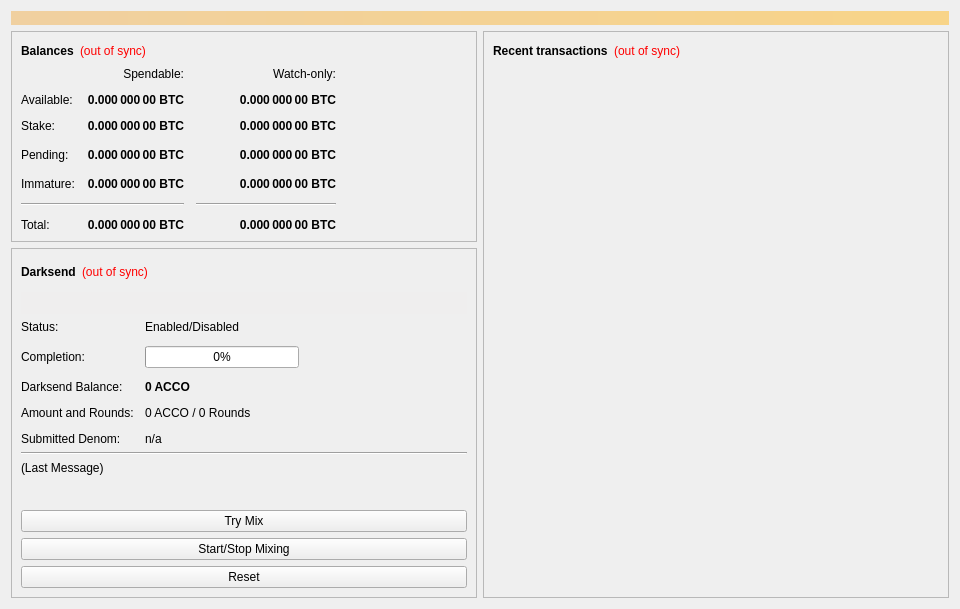
<?xml version="1.0" encoding="UTF-8"?>
<ui version="4.0">
 <class>OverviewPage</class>
 <widget class="QWidget" name="OverviewPage">
  <property name="geometry">
   <rect>
    <x>0</x>
    <y>0</y>
    <width>960</width>
    <height>594</height>
   </rect>
  </property>
  <property name="minimumSize">
   <size>
    <width>960</width>
    <height>0</height>
   </size>
  </property>
  <property name="windowTitle">
   <string>Form</string>
  </property>
  <layout class="QVBoxLayout" name="topLayout">
   <item>
    <widget class="QLabel" name="labelAlerts">
     <property name="visible">
      <bool>false</bool>
     </property>
     <property name="styleSheet">
      <string notr="true">background-color: qlineargradient(x1: 0, y1: 0, x2: 1, y2: 0, stop:0 #F0D0A0, stop:1 #F8D488); color:#000000;</string>
     </property>
     <property name="wordWrap">
      <bool>true</bool>
     </property>
     <property name="margin">
      <number>3</number>
     </property>
    </widget>
   </item>
   <item>
    <layout class="QHBoxLayout" name="horizontalLayout" stretch="1,1">
     <item>
      <layout class="QVBoxLayout" name="verticalLayout_2">
       <item>
        <widget class="QFrame" name="frame">
         <property name="frameShape">
          <enum>QFrame::StyledPanel</enum>
         </property>
         <property name="frameShadow">
          <enum>QFrame::Raised</enum>
         </property>
         <layout class="QVBoxLayout" name="verticalLayout_4">
          <item>
           <layout class="QHBoxLayout" name="horizontalLayout_4">
            <item>
             <widget class="QLabel" name="label_5">
              <property name="font">
               <font>
                <weight>75</weight>
                <bold>true</bold>
               </font>
              </property>
              <property name="text">
               <string>Balances</string>
              </property>
             </widget>
            </item>
            <item>
             <widget class="QLabel" name="labelWalletStatus">
              <property name="cursor">
               <cursorShape>WhatsThisCursor</cursorShape>
              </property>
              <property name="toolTip">
               <string>The displayed information may be out of date. Your wallet automatically synchronizes with the Accolade network after a connection is established, but this process has not completed yet.</string>
              </property>
              <property name="styleSheet">
               <string notr="true">QLabel { color: red; }</string>
              </property>
              <property name="text">
               <string notr="true">(out of sync)</string>
              </property>
              <property name="alignment">
               <set>Qt::AlignLeading|Qt::AlignLeft|Qt::AlignVCenter</set>
              </property>
             </widget>
            </item>
            <item>
             <spacer name="horizontalSpacer_3">
              <property name="orientation">
               <enum>Qt::Horizontal</enum>
              </property>
              <property name="sizeHint" stdset="0">
               <size>
                <width>40</width>
                <height>20</height>
               </size>
              </property>
             </spacer>
            </item>
           </layout>
          </item>
          <item>
           <layout class="QGridLayout" name="gridLayout">
            <property name="spacing">
             <number>12</number>
            </property>
            <item row="3" column="2">
             <widget class="QLabel" name="labelWatchPending">
              <property name="font">
               <font>
                <weight>75</weight>
                <bold>true</bold>
               </font>
              </property>
              <property name="cursor">
               <cursorShape>IBeamCursor</cursorShape>
              </property>
              <property name="toolTip">
               <string>Unconfirmed transactions to watch-only addresses</string>
              </property>
              <property name="text">
               <string notr="true">0.000 000 00 BTC</string>
              </property>
              <property name="alignment">
               <set>Qt::AlignRight|Qt::AlignTrailing|Qt::AlignVCenter</set>
              </property>
              <property name="textInteractionFlags">
               <set>Qt::LinksAccessibleByMouse|Qt::TextSelectableByKeyboard|Qt::TextSelectableByMouse</set>
              </property>
             </widget>
            </item>
            <item row="3" column="1">
             <widget class="QLabel" name="labelUnconfirmed">
              <property name="font">
               <font>
                <weight>75</weight>
                <bold>true</bold>
               </font>
              </property>
              <property name="cursor">
               <cursorShape>IBeamCursor</cursorShape>
              </property>
              <property name="toolTip">
               <string>Total of transactions that have yet to be confirmed, and do not yet count toward the spendable balance</string>
              </property>
              <property name="text">
               <string notr="true">0.000 000 00 BTC</string>
              </property>
              <property name="alignment">
               <set>Qt::AlignRight|Qt::AlignTrailing|Qt::AlignVCenter</set>
              </property>
              <property name="textInteractionFlags">
               <set>Qt::LinksAccessibleByMouse|Qt::TextSelectableByKeyboard|Qt::TextSelectableByMouse</set>
              </property>
             </widget>
            </item>
            <item row="4" column="2">
             <widget class="QLabel" name="labelWatchImmature">
              <property name="font">
               <font>
                <weight>75</weight>
                <bold>true</bold>
               </font>
              </property>
              <property name="cursor">
               <cursorShape>IBeamCursor</cursorShape>
              </property>
              <property name="toolTip">
               <string>Mined balance in watch-only addresses that has not yet matured</string>
              </property>
              <property name="text">
               <string notr="true">0.000 000 00 BTC</string>
              </property>
              <property name="alignment">
               <set>Qt::AlignRight|Qt::AlignTrailing|Qt::AlignVCenter</set>
              </property>
              <property name="textInteractionFlags">
               <set>Qt::LinksAccessibleByMouse|Qt::TextSelectableByKeyboard|Qt::TextSelectableByMouse</set>
              </property>
             </widget>
            </item>
            <item row="5" column="0" colspan="2">
             <widget class="Line" name="lineSpendableBalance">
              <property name="orientation">
               <enum>Qt::Horizontal</enum>
              </property>
             </widget>
            </item>
            <item row="5" column="2">
             <widget class="Line" name="lineWatchBalance">
              <property name="sizePolicy">
               <sizepolicy hsizetype="Preferred" vsizetype="Fixed">
                <horstretch>0</horstretch>
                <verstretch>0</verstretch>
               </sizepolicy>
              </property>
              <property name="minimumSize">
               <size>
                <width>140</width>
                <height>0</height>
               </size>
              </property>
              <property name="orientation">
               <enum>Qt::Horizontal</enum>
              </property>
             </widget>
            </item>
            <item row="6" column="0">
             <widget class="QLabel" name="labelTotalText">
              <property name="text">
               <string>Total:</string>
              </property>
             </widget>
            </item>
            <item row="4" column="1">
             <widget class="QLabel" name="labelImmature">
              <property name="font">
               <font>
                <weight>75</weight>
                <bold>true</bold>
               </font>
              </property>
              <property name="cursor">
               <cursorShape>IBeamCursor</cursorShape>
              </property>
              <property name="toolTip">
               <string>Mined balance that has not yet matured</string>
              </property>
              <property name="text">
               <string notr="true">0.000 000 00 BTC</string>
              </property>
              <property name="alignment">
               <set>Qt::AlignRight|Qt::AlignTrailing|Qt::AlignVCenter</set>
              </property>
              <property name="textInteractionFlags">
               <set>Qt::LinksAccessibleByMouse|Qt::TextSelectableByKeyboard|Qt::TextSelectableByMouse</set>
              </property>
             </widget>
            </item>
            <item row="3" column="3">
             <spacer name="horizontalSpacer_2">
              <property name="orientation">
               <enum>Qt::Horizontal</enum>
              </property>
              <property name="sizeHint" stdset="0">
               <size>
                <width>40</width>
                <height>20</height>
               </size>
              </property>
             </spacer>
            </item>
            <item row="4" column="0">
             <widget class="QLabel" name="labelImmatureText">
              <property name="text">
               <string>Immature:</string>
              </property>
             </widget>
            </item>
            <item row="6" column="1">
             <widget class="QLabel" name="labelTotal">
              <property name="font">
               <font>
                <weight>75</weight>
                <bold>true</bold>
               </font>
              </property>
              <property name="cursor">
               <cursorShape>IBeamCursor</cursorShape>
              </property>
              <property name="toolTip">
               <string>Your current total balance</string>
              </property>
              <property name="text">
               <string notr="true">0.000 000 00 BTC</string>
              </property>
              <property name="alignment">
               <set>Qt::AlignRight|Qt::AlignTrailing|Qt::AlignVCenter</set>
              </property>
              <property name="textInteractionFlags">
               <set>Qt::LinksAccessibleByMouse|Qt::TextSelectableByKeyboard|Qt::TextSelectableByMouse</set>
              </property>
             </widget>
            </item>
            <item row="6" column="2">
             <widget class="QLabel" name="labelWatchTotal">
              <property name="font">
               <font>
                <weight>75</weight>
                <bold>true</bold>
               </font>
              </property>
              <property name="cursor">
               <cursorShape>IBeamCursor</cursorShape>
              </property>
              <property name="toolTip">
               <string>Current total balance in watch-only addresses</string>
              </property>
              <property name="text">
               <string notr="true">0.000 000 00 BTC</string>
              </property>
              <property name="alignment">
               <set>Qt::AlignRight|Qt::AlignTrailing|Qt::AlignVCenter</set>
              </property>
              <property name="textInteractionFlags">
               <set>Qt::LinksAccessibleByMouse|Qt::TextSelectableByKeyboard|Qt::TextSelectableByMouse</set>
              </property>
             </widget>
            </item>
            <item row="0" column="2">
             <widget class="QLabel" name="labelWatchonly">
              <property name="text">
               <string>Watch-only:</string>
              </property>
              <property name="alignment">
               <set>Qt::AlignRight|Qt::AlignTrailing|Qt::AlignVCenter</set>
              </property>
             </widget>
            </item>
            <item row="1" column="0">
             <widget class="QLabel" name="labelBalanceText">
              <property name="text">
               <string>Available:</string>
              </property>
             </widget>
            </item>
            <item row="1" column="1">
             <widget class="QLabel" name="labelBalance">
              <property name="font">
               <font>
                <weight>75</weight>
                <bold>true</bold>
               </font>
              </property>
              <property name="cursor">
               <cursorShape>IBeamCursor</cursorShape>
              </property>
              <property name="toolTip">
               <string>Your current spendable balance</string>
              </property>
              <property name="text">
               <string notr="true">0.000 000 00 BTC</string>
              </property>
              <property name="alignment">
               <set>Qt::AlignRight|Qt::AlignTrailing|Qt::AlignVCenter</set>
              </property>
              <property name="textInteractionFlags">
               <set>Qt::LinksAccessibleByMouse|Qt::TextSelectableByKeyboard|Qt::TextSelectableByMouse</set>
              </property>
             </widget>
            </item>
            <item row="2" column="0">
             <widget class="QLabel" name="label_10">
              <property name="text">
               <string>Stake:</string>
              </property>
             </widget>
            </item>
            <item row="2" column="1">
             <widget class="QLabel" name="labelStake">
              <property name="font">
               <font>
                <weight>75</weight>
                <bold>true</bold>
               </font>
              </property>
              <property name="cursor">
               <cursorShape>IBeamCursor</cursorShape>
              </property>
              <property name="toolTip">
               <string>Total of coins that was staked, and do not yet count toward the current balance</string>
              </property>
              <property name="text">
               <string notr="true">0.000 000 00 BTC</string>
              </property>
              <property name="alignment">
               <set>Qt::AlignRight|Qt::AlignTrailing|Qt::AlignVCenter</set>
              </property>
              <property name="textInteractionFlags">
               <set>Qt::LinksAccessibleByMouse|Qt::TextSelectableByKeyboard|Qt::TextSelectableByMouse</set>
              </property>
             </widget>
            </item>
            <item row="2" column="2">
             <widget class="QLabel" name="labelWatchStake">
              <property name="font">
               <font>
                <weight>75</weight>
                <bold>true</bold>
               </font>
              </property>
              <property name="cursor">
               <cursorShape>IBeamCursor</cursorShape>
              </property>
              <property name="toolTip">
               <string>Total of coins that was staked in watch-only addresses, and do not yet count toward the current watch-only balance</string>
              </property>
              <property name="text">
               <string notr="true">0.000 000 00 BTC</string>
              </property>
              <property name="alignment">
               <set>Qt::AlignRight|Qt::AlignTrailing|Qt::AlignVCenter</set>
              </property>
              <property name="textInteractionFlags">
               <set>Qt::LinksAccessibleByMouse|Qt::TextSelectableByKeyboard|Qt::TextSelectableByMouse</set>
              </property>
             </widget>
            </item>
            <item row="1" column="2">
             <widget class="QLabel" name="labelWatchAvailable">
              <property name="font">
               <font>
                <weight>75</weight>
                <bold>true</bold>
               </font>
              </property>
              <property name="cursor">
               <cursorShape>IBeamCursor</cursorShape>
              </property>
              <property name="toolTip">
               <string>Your current balance in watch-only addresses</string>
              </property>
              <property name="text">
               <string notr="true">0.000 000 00 BTC</string>
              </property>
              <property name="alignment">
               <set>Qt::AlignRight|Qt::AlignTrailing|Qt::AlignVCenter</set>
              </property>
              <property name="textInteractionFlags">
               <set>Qt::LinksAccessibleByMouse|Qt::TextSelectableByKeyboard|Qt::TextSelectableByMouse</set>
              </property>
             </widget>
            </item>
            <item row="3" column="0">
             <widget class="QLabel" name="labelPendingText">
              <property name="text">
               <string>Pending:</string>
              </property>
             </widget>
            </item>
            <item row="0" column="1">
             <widget class="QLabel" name="labelSpendable">
              <property name="text">
               <string>Spendable:</string>
              </property>
              <property name="alignment">
               <set>Qt::AlignRight|Qt::AlignTrailing|Qt::AlignVCenter</set>
              </property>
             </widget>
            </item>
           </layout>
          </item>
         </layout>
        </widget>
       </item>
       <item>
        <widget class="QFrame" name="frameDarksend">
         <property name="sizePolicy">
          <sizepolicy hsizetype="Expanding" vsizetype="Expanding">
           <horstretch>0</horstretch>
           <verstretch>0</verstretch>
          </sizepolicy>
         </property>
         <property name="minimumSize">
          <size>
           <width>0</width>
           <height>350</height>
          </size>
         </property>
         <property name="layoutDirection">
          <enum>Qt::LeftToRight</enum>
         </property>
         <property name="frameShape">
          <enum>QFrame::StyledPanel</enum>
         </property>
         <property name="frameShadow">
          <enum>QFrame::Raised</enum>
         </property>
         <layout class="QVBoxLayout" name="verticalLayout_5">
          <item>
           <layout class="QHBoxLayout" name="horizontalLayout_5">
            <item>
             <widget class="QLabel" name="label_2">
              <property name="font">
               <font>
                <weight>75</weight>
                <bold>true</bold>
               </font>
              </property>
              <property name="text">
               <string>Darksend</string>
              </property>
             </widget>
            </item>
            <item>
             <widget class="QLabel" name="labelDarksendSyncStatus">
              <property name="toolTip">
               <string>The displayed information may be out of date. Your wallet automatically synchronizes with the Accolade network after a connection is established, but this process has not completed yet.</string>
              </property>
              <property name="styleSheet">
               <string notr="true">QLabel { color: red; }</string>
              </property>
              <property name="text">
               <string notr="true">(out of sync)</string>
              </property>
              <property name="alignment">
               <set>Qt::AlignLeading|Qt::AlignLeft|Qt::AlignVCenter</set>
              </property>
             </widget>
            </item>
            <item>
             <spacer name="horizontalSpacer_4">
              <property name="orientation">
               <enum>Qt::Horizontal</enum>
              </property>
              <property name="sizeHint" stdset="0">
               <size>
                <width>40</width>
                <height>20</height>
               </size>
              </property>
             </spacer>
            </item>
           </layout>
          </item>
          <item>
           <widget class="QPushButton" name="runAutoDenom">
            <property name="palette">
             <palette>
              <active>
               <colorrole role="WindowText">
                <brush brushstyle="SolidPattern">
                 <color alpha="255">
                  <red>0</red>
                  <green>0</green>
                  <blue>0</blue>
                 </color>
                </brush>
               </colorrole>
               <colorrole role="Button">
                <brush brushstyle="SolidPattern">
                 <color alpha="255">
                  <red>239</red>
                  <green>238</green>
                  <blue>238</blue>
                 </color>
                </brush>
               </colorrole>
               <colorrole role="Light">
                <brush brushstyle="SolidPattern">
                 <color alpha="255">
                  <red>255</red>
                  <green>255</green>
                  <blue>255</blue>
                 </color>
                </brush>
               </colorrole>
               <colorrole role="Midlight">
                <brush brushstyle="SolidPattern">
                 <color alpha="255">
                  <red>247</red>
                  <green>246</green>
                  <blue>246</blue>
                 </color>
                </brush>
               </colorrole>
               <colorrole role="Dark">
                <brush brushstyle="SolidPattern">
                 <color alpha="255">
                  <red>119</red>
                  <green>119</green>
                  <blue>119</blue>
                 </color>
                </brush>
               </colorrole>
               <colorrole role="Mid">
                <brush brushstyle="SolidPattern">
                 <color alpha="255">
                  <red>159</red>
                  <green>159</green>
                  <blue>159</blue>
                 </color>
                </brush>
               </colorrole>
               <colorrole role="Text">
                <brush brushstyle="SolidPattern">
                 <color alpha="255">
                  <red>0</red>
                  <green>0</green>
                  <blue>0</blue>
                 </color>
                </brush>
               </colorrole>
               <colorrole role="BrightText">
                <brush brushstyle="SolidPattern">
                 <color alpha="255">
                  <red>255</red>
                  <green>255</green>
                  <blue>255</blue>
                 </color>
                </brush>
               </colorrole>
               <colorrole role="ButtonText">
                <brush brushstyle="SolidPattern">
                 <color alpha="255">
                  <red>0</red>
                  <green>0</green>
                  <blue>0</blue>
                 </color>
                </brush>
               </colorrole>
               <colorrole role="Base">
                <brush brushstyle="SolidPattern">
                 <color alpha="255">
                  <red>255</red>
                  <green>255</green>
                  <blue>255</blue>
                 </color>
                </brush>
               </colorrole>
               <colorrole role="Window">
                <brush brushstyle="SolidPattern">
                 <color alpha="255">
                  <red>239</red>
                  <green>238</green>
                  <blue>238</blue>
                 </color>
                </brush>
               </colorrole>
               <colorrole role="Shadow">
                <brush brushstyle="SolidPattern">
                 <color alpha="255">
                  <red>0</red>
                  <green>0</green>
                  <blue>0</blue>
                 </color>
                </brush>
               </colorrole>
               <colorrole role="AlternateBase">
                <brush brushstyle="SolidPattern">
                 <color alpha="255">
                  <red>247</red>
                  <green>246</green>
                  <blue>246</blue>
                 </color>
                </brush>
               </colorrole>
               <colorrole role="ToolTipBase">
                <brush brushstyle="SolidPattern">
                 <color alpha="255">
                  <red>255</red>
                  <green>255</green>
                  <blue>220</blue>
                 </color>
                </brush>
               </colorrole>
               <colorrole role="ToolTipText">
                <brush brushstyle="SolidPattern">
                 <color alpha="255">
                  <red>0</red>
                  <green>0</green>
                  <blue>0</blue>
                 </color>
                </brush>
               </colorrole>
              </active>
              <inactive>
               <colorrole role="WindowText">
                <brush brushstyle="SolidPattern">
                 <color alpha="255">
                  <red>0</red>
                  <green>0</green>
                  <blue>0</blue>
                 </color>
                </brush>
               </colorrole>
               <colorrole role="Button">
                <brush brushstyle="SolidPattern">
                 <color alpha="255">
                  <red>239</red>
                  <green>238</green>
                  <blue>238</blue>
                 </color>
                </brush>
               </colorrole>
               <colorrole role="Light">
                <brush brushstyle="SolidPattern">
                 <color alpha="255">
                  <red>255</red>
                  <green>255</green>
                  <blue>255</blue>
                 </color>
                </brush>
               </colorrole>
               <colorrole role="Midlight">
                <brush brushstyle="SolidPattern">
                 <color alpha="255">
                  <red>247</red>
                  <green>246</green>
                  <blue>246</blue>
                 </color>
                </brush>
               </colorrole>
               <colorrole role="Dark">
                <brush brushstyle="SolidPattern">
                 <color alpha="255">
                  <red>119</red>
                  <green>119</green>
                  <blue>119</blue>
                 </color>
                </brush>
               </colorrole>
               <colorrole role="Mid">
                <brush brushstyle="SolidPattern">
                 <color alpha="255">
                  <red>159</red>
                  <green>159</green>
                  <blue>159</blue>
                 </color>
                </brush>
               </colorrole>
               <colorrole role="Text">
                <brush brushstyle="SolidPattern">
                 <color alpha="255">
                  <red>0</red>
                  <green>0</green>
                  <blue>0</blue>
                 </color>
                </brush>
               </colorrole>
               <colorrole role="BrightText">
                <brush brushstyle="SolidPattern">
                 <color alpha="255">
                  <red>255</red>
                  <green>255</green>
                  <blue>255</blue>
                 </color>
                </brush>
               </colorrole>
               <colorrole role="ButtonText">
                <brush brushstyle="SolidPattern">
                 <color alpha="255">
                  <red>0</red>
                  <green>0</green>
                  <blue>0</blue>
                 </color>
                </brush>
               </colorrole>
               <colorrole role="Base">
                <brush brushstyle="SolidPattern">
                 <color alpha="255">
                  <red>255</red>
                  <green>255</green>
                  <blue>255</blue>
                 </color>
                </brush>
               </colorrole>
               <colorrole role="Window">
                <brush brushstyle="SolidPattern">
                 <color alpha="255">
                  <red>239</red>
                  <green>238</green>
                  <blue>238</blue>
                 </color>
                </brush>
               </colorrole>
               <colorrole role="Shadow">
                <brush brushstyle="SolidPattern">
                 <color alpha="255">
                  <red>0</red>
                  <green>0</green>
                  <blue>0</blue>
                 </color>
                </brush>
               </colorrole>
               <colorrole role="AlternateBase">
                <brush brushstyle="SolidPattern">
                 <color alpha="255">
                  <red>247</red>
                  <green>246</green>
                  <blue>246</blue>
                 </color>
                </brush>
               </colorrole>
               <colorrole role="ToolTipBase">
                <brush brushstyle="SolidPattern">
                 <color alpha="255">
                  <red>255</red>
                  <green>255</green>
                  <blue>220</blue>
                 </color>
                </brush>
               </colorrole>
               <colorrole role="ToolTipText">
                <brush brushstyle="SolidPattern">
                 <color alpha="255">
                  <red>0</red>
                  <green>0</green>
                  <blue>0</blue>
                 </color>
                </brush>
               </colorrole>
              </inactive>
              <disabled>
               <colorrole role="WindowText">
                <brush brushstyle="SolidPattern">
                 <color alpha="255">
                  <red>119</red>
                  <green>119</green>
                  <blue>119</blue>
                 </color>
                </brush>
               </colorrole>
               <colorrole role="Button">
                <brush brushstyle="SolidPattern">
                 <color alpha="255">
                  <red>239</red>
                  <green>238</green>
                  <blue>238</blue>
                 </color>
                </brush>
               </colorrole>
               <colorrole role="Light">
                <brush brushstyle="SolidPattern">
                 <color alpha="255">
                  <red>255</red>
                  <green>255</green>
                  <blue>255</blue>
                 </color>
                </brush>
               </colorrole>
               <colorrole role="Midlight">
                <brush brushstyle="SolidPattern">
                 <color alpha="255">
                  <red>247</red>
                  <green>246</green>
                  <blue>246</blue>
                 </color>
                </brush>
               </colorrole>
               <colorrole role="Dark">
                <brush brushstyle="SolidPattern">
                 <color alpha="255">
                  <red>119</red>
                  <green>119</green>
                  <blue>119</blue>
                 </color>
                </brush>
               </colorrole>
               <colorrole role="Mid">
                <brush brushstyle="SolidPattern">
                 <color alpha="255">
                  <red>159</red>
                  <green>159</green>
                  <blue>159</blue>
                 </color>
                </brush>
               </colorrole>
               <colorrole role="Text">
                <brush brushstyle="SolidPattern">
                 <color alpha="255">
                  <red>119</red>
                  <green>119</green>
                  <blue>119</blue>
                 </color>
                </brush>
               </colorrole>
               <colorrole role="BrightText">
                <brush brushstyle="SolidPattern">
                 <color alpha="255">
                  <red>255</red>
                  <green>255</green>
                  <blue>255</blue>
                 </color>
                </brush>
               </colorrole>
               <colorrole role="ButtonText">
                <brush brushstyle="SolidPattern">
                 <color alpha="255">
                  <red>119</red>
                  <green>119</green>
                  <blue>119</blue>
                 </color>
                </brush>
               </colorrole>
               <colorrole role="Base">
                <brush brushstyle="SolidPattern">
                 <color alpha="255">
                  <red>239</red>
                  <green>238</green>
                  <blue>238</blue>
                 </color>
                </brush>
               </colorrole>
               <colorrole role="Window">
                <brush brushstyle="SolidPattern">
                 <color alpha="255">
                  <red>239</red>
                  <green>238</green>
                  <blue>238</blue>
                 </color>
                </brush>
               </colorrole>
               <colorrole role="Shadow">
                <brush brushstyle="SolidPattern">
                 <color alpha="255">
                  <red>0</red>
                  <green>0</green>
                  <blue>0</blue>
                 </color>
                </brush>
               </colorrole>
               <colorrole role="AlternateBase">
                <brush brushstyle="SolidPattern">
                 <color alpha="255">
                  <red>239</red>
                  <green>238</green>
                  <blue>238</blue>
                 </color>
                </brush>
               </colorrole>
               <colorrole role="ToolTipBase">
                <brush brushstyle="SolidPattern">
                 <color alpha="255">
                  <red>255</red>
                  <green>255</green>
                  <blue>220</blue>
                 </color>
                </brush>
               </colorrole>
               <colorrole role="ToolTipText">
                <brush brushstyle="SolidPattern">
                 <color alpha="255">
                  <red>0</red>
                  <green>0</green>
                  <blue>0</blue>
                 </color>
                </brush>
               </colorrole>
              </disabled>
             </palette>
            </property>
            <property name="focusPolicy">
             <enum>Qt::NoFocus</enum>
            </property>
            <property name="autoFillBackground">
             <bool>true</bool>
            </property>
            <property name="text">
             <string/>
            </property>
            <property name="flat">
             <bool>true</bool>
            </property>
           </widget>
          </item>
          <item>
           <layout class="QFormLayout" name="formLayout">
            <property name="fieldGrowthPolicy">
             <enum>QFormLayout::AllNonFixedFieldsGrow</enum>
            </property>
            <property name="horizontalSpacing">
             <number>11</number>
            </property>
            <property name="verticalSpacing">
             <number>12</number>
            </property>
            <item row="0" column="0">
             <widget class="QLabel" name="label_6">
              <property name="text">
               <string>Status:</string>
              </property>
             </widget>
            </item>
            <item row="1" column="0">
             <widget class="QLabel" name="label_7">
              <property name="text">
               <string>Completion:</string>
              </property>
             </widget>
            </item>
            <item row="1" column="1">
             <widget class="QProgressBar" name="darksendProgress">
              <property name="maximumSize">
               <size>
                <width>154</width>
                <height>16777215</height>
               </size>
              </property>
              <property name="value">
               <number>0</number>
              </property>
             </widget>
            </item>
            <item row="3" column="0">
             <widget class="QLabel" name="labelAnonymizedText">
              <property name="text">
               <string>Darksend Balance:</string>
              </property>
             </widget>
            </item>
            <item row="3" column="1">
             <widget class="QLabel" name="labelAnonymized">
              <property name="font">
               <font>
                <weight>75</weight>
                <bold>true</bold>
               </font>
              </property>
              <property name="text">
               <string notr="true">0 ACCO</string>
              </property>
             </widget>
            </item>
            <item row="4" column="0">
             <widget class="QLabel" name="label_8">
              <property name="text">
               <string>Amount and Rounds:</string>
              </property>
             </widget>
            </item>
            <item row="4" column="1">
             <widget class="QLabel" name="labelAmountRounds">
              <property name="text">
               <string>0 ACCO / 0 Rounds</string>
              </property>
             </widget>
            </item>
            <item row="5" column="0">
             <widget class="QLabel" name="label_9">
              <property name="text">
               <string>Submitted Denom:</string>
              </property>
             </widget>
            </item>
            <item row="5" column="1">
             <widget class="QLabel" name="labelSubmittedDenom">
              <property name="toolTip">
               <string>The denominations you submitted to the Masternode.&lt;br&gt;To mix, other users must submit the exact same denominations.</string>
              </property>
              <property name="text">
               <string>n/a</string>
              </property>
             </widget>
            </item>
            <item row="0" column="1">
             <widget class="QLabel" name="darksendEnabled">
              <property name="text">
               <string>Enabled/Disabled</string>
              </property>
             </widget>
            </item>
           </layout>
          </item>
          <item>
           <widget class="Line" name="lineLastMessage">
            <property name="orientation">
             <enum>Qt::Horizontal</enum>
            </property>
           </widget>
          </item>
          <item>
           <widget class="QLabel" name="darksendStatus">
            <property name="minimumSize">
             <size>
              <width>288</width>
              <height>43</height>
             </size>
            </property>
            <property name="text">
             <string>(Last Message)</string>
            </property>
            <property name="alignment">
             <set>Qt::AlignLeading|Qt::AlignLeft|Qt::AlignTop</set>
            </property>
            <property name="wordWrap">
             <bool>true</bool>
            </property>
           </widget>
          </item>
          <item>
           <widget class="QPushButton" name="darksendAuto">
            <property name="sizePolicy">
             <sizepolicy hsizetype="MinimumExpanding" vsizetype="Fixed">
              <horstretch>0</horstretch>
              <verstretch>0</verstretch>
             </sizepolicy>
            </property>
            <property name="toolTip">
             <string>Try to manually submit a Darksend request.</string>
            </property>
            <property name="text">
             <string>Try Mix</string>
            </property>
           </widget>
          </item>
          <item>
           <widget class="QPushButton" name="toggleDarksend">
            <property name="sizePolicy">
             <sizepolicy hsizetype="MinimumExpanding" vsizetype="Fixed">
              <horstretch>0</horstretch>
              <verstretch>0</verstretch>
             </sizepolicy>
            </property>
            <property name="text">
             <string>Start/Stop Mixing</string>
            </property>
           </widget>
          </item>
          <item>
           <widget class="QPushButton" name="darksendReset">
            <property name="sizePolicy">
             <sizepolicy hsizetype="MinimumExpanding" vsizetype="Fixed">
              <horstretch>0</horstretch>
              <verstretch>0</verstretch>
             </sizepolicy>
            </property>
            <property name="toolTip">
             <string>Reset the current status of Darksend (can interrupt Darksend if it's in the process of Mixing, which can cost you money!)</string>
            </property>
            <property name="autoFillBackground">
             <bool>false</bool>
            </property>
            <property name="text">
             <string>Reset</string>
            </property>
           </widget>
          </item>
         </layout>
        </widget>
       </item>
       <item>
        <spacer name="verticalSpacer">
         <property name="orientation">
          <enum>Qt::Vertical</enum>
         </property>
         <property name="sizeHint" stdset="0">
          <size>
           <width>20</width>
           <height>40</height>
          </size>
         </property>
        </spacer>
       </item>
      </layout>
     </item>
     <item>
      <layout class="QVBoxLayout" name="verticalLayout_3">
       <item>
        <widget class="QFrame" name="frame_2">
         <property name="frameShape">
          <enum>QFrame::StyledPanel</enum>
         </property>
         <property name="frameShadow">
          <enum>QFrame::Raised</enum>
         </property>
         <layout class="QVBoxLayout" name="verticalLayout">
          <item>
           <layout class="QHBoxLayout" name="horizontalLayout_2">
            <item>
             <widget class="QLabel" name="label_4">
              <property name="font">
               <font>
                <weight>75</weight>
                <bold>true</bold>
               </font>
              </property>
              <property name="text">
               <string>Recent transactions</string>
              </property>
             </widget>
            </item>
            <item>
             <widget class="QLabel" name="labelTransactionsStatus">
              <property name="cursor">
               <cursorShape>WhatsThisCursor</cursorShape>
              </property>
              <property name="toolTip">
               <string>The displayed information may be out of date. Your wallet automatically synchronizes with the Accolade network after a connection is established, but this process has not completed yet.</string>
              </property>
              <property name="styleSheet">
               <string notr="true">QLabel { color: red; }</string>
              </property>
              <property name="text">
               <string notr="true">(out of sync)</string>
              </property>
              <property name="alignment">
               <set>Qt::AlignRight|Qt::AlignTrailing|Qt::AlignVCenter</set>
              </property>
             </widget>
            </item>
            <item>
             <spacer name="horizontalSpacer">
              <property name="orientation">
               <enum>Qt::Horizontal</enum>
              </property>
              <property name="sizeHint" stdset="0">
               <size>
                <width>40</width>
                <height>20</height>
               </size>
              </property>
             </spacer>
            </item>
           </layout>
          </item>
          <item>
           <widget class="QListView" name="listTransactions">
            <property name="styleSheet">
             <string notr="true">QListView { background: transparent; }</string>
            </property>
            <property name="frameShape">
             <enum>QFrame::NoFrame</enum>
            </property>
            <property name="verticalScrollBarPolicy">
             <enum>Qt::ScrollBarAlwaysOff</enum>
            </property>
            <property name="horizontalScrollBarPolicy">
             <enum>Qt::ScrollBarAlwaysOff</enum>
            </property>
            <property name="selectionMode">
             <enum>QAbstractItemView::NoSelection</enum>
            </property>
           </widget>
          </item>
         </layout>
        </widget>
       </item>
      </layout>
     </item>
    </layout>
   </item>
  </layout>
 </widget>
 <resources/>
 <connections/>
</ui>
